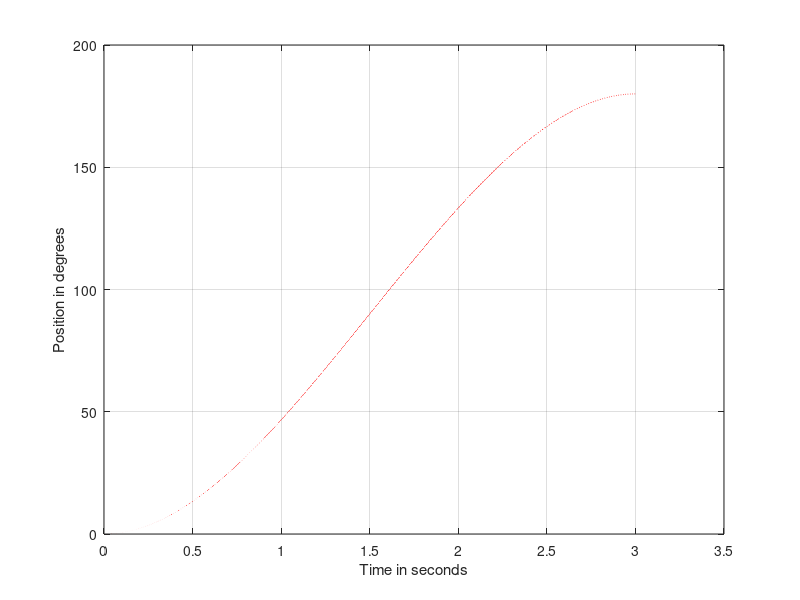
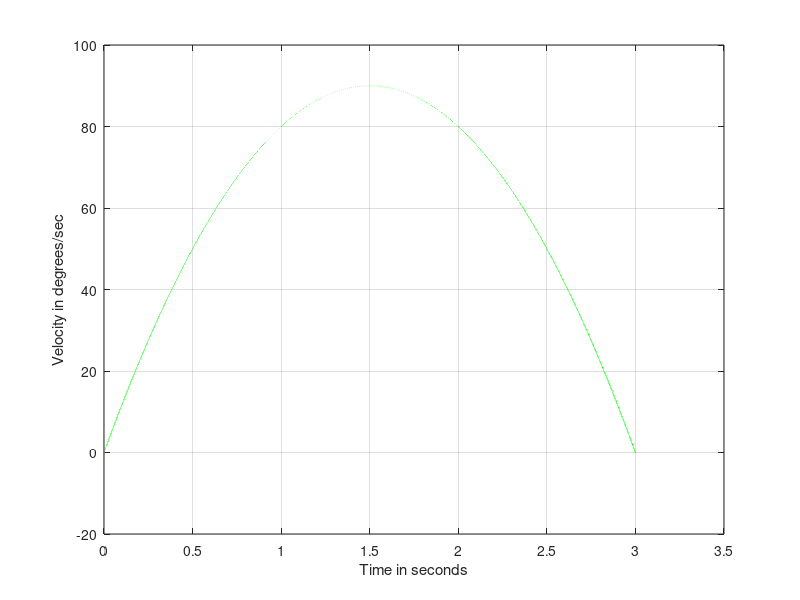
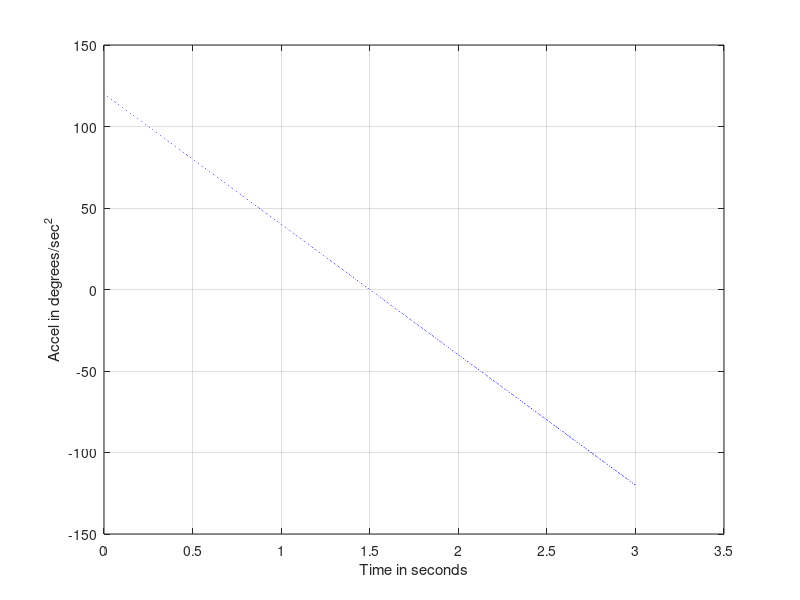

Recreate these plots in MATLAB, in order.
%Plot Trajectory Example
%Start timer to record elapsed time during trajectory motion
tic
dt = toc;
theta_start = 0;%degrees
theta_finish = 180;%degrees
D = theta_finish - theta_start;
i = 0;
t_final = 3; %3 seconds of pt to pt motion
while dt <= t_final
    i = i+1;
    %Get current time since start of time keeping
    dt = toc;
    time(i) = dt;
    %///////////////////////////////////////////////////////////////
    %next_traj_thetas = next_theta(theta_start, theta_finish, dt, t_final);
    
    coef_a0 = theta_start;
    coef_a1 = 0;
    coef_a2 = (3/(t_final^2))*D;
    coef_a3 = -(2/(t_final^3))*D;
    q(i) = coef_a0 + coef_a1*dt + (coef_a2*(dt^2)) + (coef_a3*(dt^3));
    v(i) = coef_a1 + (2*coef_a2*(dt)) + (3*coef_a3*(dt^2));
    a(i) = (2*coef_a2) + (6*coef_a3*(dt));
 
    
    %//////////////////////////////////////////////////////////////////////
    
end
figure(1)
plot(time,q,'r'); grid on; 
xlabel ('Time in seconds');
ylabel ('Position in degrees');

figure(2)
plot(time,v,'g'); grid on; 
xlabel ('Time in seconds');
ylabel ('Velocity in degrees/sec');

figure(3)
plot(time,a,'b'); grid on; 
xlabel ('Time in seconds');
ylabel ('Accel in degrees/sec^2');